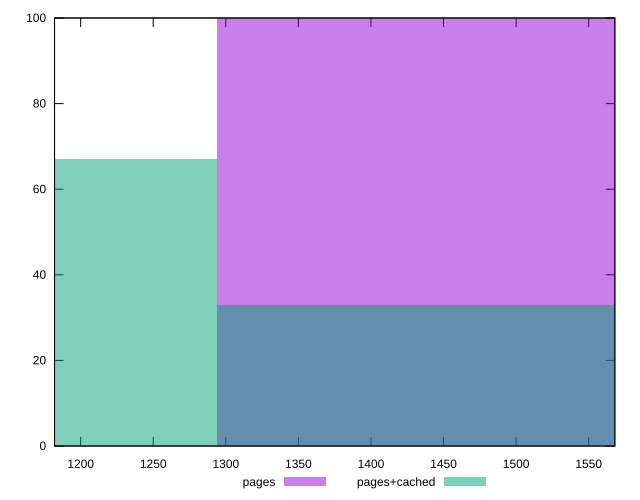

Source code (gnuplot):
reset

$pages <<EOF
1437.654803181933 100
EOF

$pagesCached <<EOF
1437.654803181933 33
1150.1238425455463 67
EOF

set key outside below
set boxwidth 287.53096063638657
set xrange [1182:1568]
set yrange [0:100]
set trange [0:100]
set style fill transparent solid 0.5 noborder
set terminal svg size 640, 500 enhanced background rgb 'white'
set output "report_00018_2021-02-10T15-25-16.877Z/render-blocking-resources/comparison/histogram/0_vs_1.svg"

plot $pages title "pages" with boxes, \
     $pagesCached title "pages+cached" with boxes

reset
